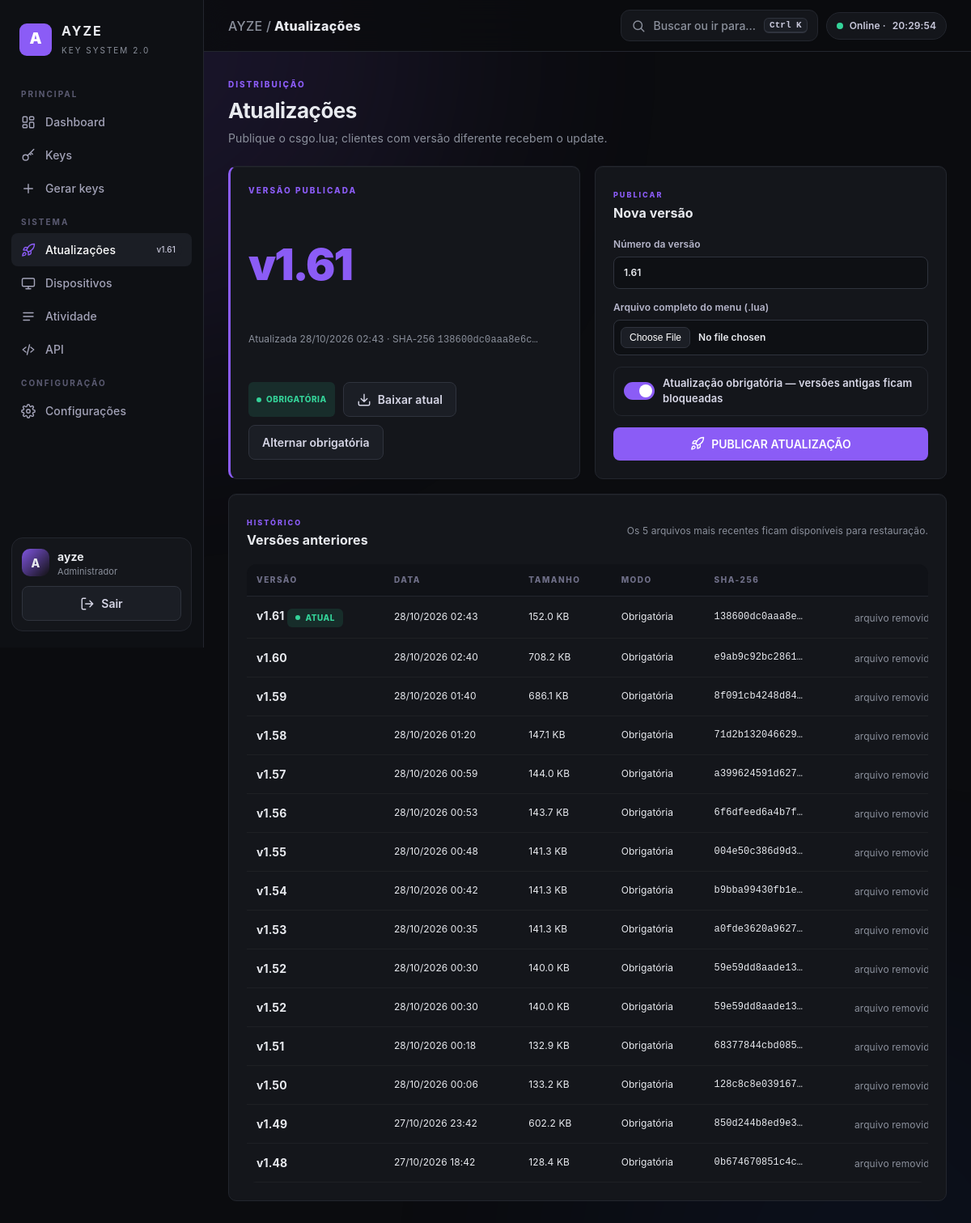
Page /panel/updates (signed in) on the committed database.
### tables this page shows
CREATE TABLE release (
                id INTEGER PRIMARY KEY,
                version VARCHAR(32) NOT NULL,
                filename VARCHAR(255),
                sha256 VARCHAR(128),
                force_update INTEGER NOT NULL DEFAULT 1,
                updated_at VARCHAR(64) NOT NULL
            );

CREATE TABLE release_history (
                id VARCHAR(40) PRIMARY KEY,
                version VARCHAR(32) NOT NULL,
                filename VARCHAR(255),
                sha256 VARCHAR(128),
                size INTEGER,
                force_update INTEGER NOT NULL DEFAULT 1,
                created_at VARCHAR(64) NOT NULL
            );

### app.py (the view)
@app.get("/panel/updates", response_class=HTMLResponse)
def panel_updates(request: Request):
    require_admin(request)
    history = db_fetchall("SELECT * FROM release_history ORDER BY created_at DESC LIMIT 15")
    for h in history:
        h["available"] = bool(h.get("filename") and (RELEASE_DIR / h["filename"]).is_file())
    return render(request, "updates.html", "updates", "Atualizações", history=history)

### templates/updates.html
{% extends "base.html" %}{% from "_icons.html" import icon %}{% block content %}
<div class="page-head"><div><span class="eyebrow">DISTRIBUIÇÃO</span><h1>Atualizações</h1><p class="muted" style="margin:0">Publique o csgo.lua; clientes com versão diferente recebem o update.</p></div></div>
<section class="grid g2">
<article class="card hero" style="flex-direction:column;align-items:flex-start;margin:0"><span class="eyebrow">VERSÃO PUBLICADA</span><div style="font-size:54px;font-weight:900;letter-spacing:-2px" class="shine">v{{ release.version }}</div>
  <div class="small muted">Atualizada {{ release.updated_at|fmt_dt }}{% if release.sha256 %} · SHA-256 <span class="mono">{{ release.sha256[:16] }}…</span>{% endif %}</div>
  <div class="hero-actions"><span class="status {{ 'ativa' if release.force_update else 'expirada' }}">{{ 'OBRIGATÓRIA' if release.force_update else 'OPCIONAL' }}</span>{% if release.filename %}<a class="btn ghost" href="/download/latest">{{ icon('down') }}Baixar atual</a>{% endif %}
  <form method="post" action="/panel/release/force"><button class="ghost" type="submit">Alternar obrigatória</button></form></div></article>
<article class="card"><div class="card-head"><div><span class="badge">PUBLICAR</span><h2>Nova versão</h2></div></div>
  <form method="post" action="/panel/release" enctype="multipart/form-data" class="form-stack">
    <label>Número da versão<input name="version" value="{{ release.version }}" placeholder="1.0.1" required></label>
    <label>Arquivo completo do menu (.lua)<input type="file" name="lua_file" accept=".lua,text/plain" required></label>
    <label class="check"><input type="checkbox" name="force_update" value="1" checked><span class="sw"></span><span class="t">Atualização obrigatória — versões antigas ficam bloqueadas</span></label>
    <button class="primary" type="submit">{{ icon('rocket') }}PUBLICAR ATUALIZAÇÃO</button></form></article>
</section>
<section class="card mt"><div class="card-head"><div><span class="badge">HISTÓRICO</span><h2>Versões anteriores</h2></div><span class="small muted">Os 5 arquivos mais recentes ficam disponíveis para restauração.</span></div>
<div class="table-wrap"><table><thead><tr><th>VERSÃO</th><th>DATA</th><th>TAMANHO</th><th>MODO</th><th>SHA-256</th><th></th></tr></thead><tbody>
{% for h in history %}<tr><td><b>v{{ h.version }}</b>{% if h.filename == release.filename %} <span class="status ativa">ATUAL</span>{% endif %}</td><td class="small">{{ h.created_at|fmt_dt }}</td><td class="small">{{ ((h.size or 0) / 1024)|round(1) }} KB</td><td class="small">{{ 'Obrigatória' if h.force_update else 'Opcional' }}</td><td class="mono small">{{ (h.sha256 or '')[:14] }}…</td>
<td>{% if h.available and h.filename != release.filename %}<form method="post" action="/panel/release/activate" data-confirm="Restaurar a versão {{ h.version }} como publicada?"><input type="hidden" name="hid" value="{{ h.id }}"><button class="mini">{{ icon('undo') }}Restaurar</button></form>{% elif not h.available %}<span class="small muted">arquivo removido</span>{% endif %}</td></tr>
{% else %}<tr><td colspan="6" class="empty">Nenhuma versão publicada por aqui ainda.</td></tr>{% endfor %}</tbody></table></div></section>
{% endblock %}

### templates/base.html (shortened to what this page needs)
{% from "_icons.html" import icon %}
<!doctype html>
<html lang="pt-BR">
<head>
<link rel="stylesheet" href="/static/style.css">
</head>
<body class="{{ 'compact' if s.compact == '1' }} {{ 'no-anim' if s.animations != '1' }}">
<div class="app">
  <aside class="sidebar">
    <div class="brand"><div class="logo">{{ s.panel_name[:1] }}</div><div><b>{{ s.panel_name }}</b><small>KEY SYSTEM {{ app_version }}</small></div></div>
    <nav class="nav">
      <div class="nav-label">PRINCIPAL</div>
      <a href="/panel" class="{{ 'on' if active=='dashboard' }}">{{ icon('dash') }}Dashboard</a>
      <a href="/panel/keys" class="{{ 'on' if active=='keys' }}">{{ icon('key') }}Keys</a>
      <a href="/panel/generate" class="{{ 'on' if active=='generate' }}">{{ icon('plus') }}Gerar keys</a>
      <div class="nav-label">SISTEMA</div>
      <a href="/panel/updates" class="{{ 'on' if active=='updates' }}">{{ icon('rocket') }}Atualizações<span class="count">v{{ release.version }}</span></a>
      <a href="/panel/devices" class="{{ 'on' if active=='devices' }}">{{ icon('pc') }}Dispositivos</a>
      <a href="/panel/activity" class="{{ 'on' if active=='activity' }}">{{ icon('log') }}Atividade</a>
      <a href="/panel/api" class="{{ 'on' if active=='api' }}">{{ icon('api') }}API</a>
      <div class="nav-label">CONFIGURAÇÃO</div>
      <a href="/panel/settings" class="{{ 'on' if active=='settings' }}">{{ icon('gear') }}Configurações</a>
    </nav>
    <div class="side-foot">
      <div class="who"><div class="avatar">{{ admin_name[:1]|upper }}</div><div><b>{{ admin_name }}</b><small>Administrador</small></div></div>
      <form method="post" action="/logout" id="logoutForm"><button class="ghost" style="width:100%">{{ icon('out') }}Sair</button></form>
    </div>
  </aside>
  <div class="main">
    <header class="topbar">
      <div class="crumb"><span>{{ s.panel_name }} /</span> {{ title }}</div>
      <div class="top-right">
        <button class="cmd-btn" type="button" data-cmdk>{{ icon('search') }}<span>Buscar ou ir para…</span><kbd class="kbd">Ctrl K</kbd></button>
        <span class="chip hide-m"><span class="dot"></span>Online · <span id="clock">--:--:--</span></span>
      </div>
    </header>
    <div class="wrap">
      {% block content %}{% endblock %}</div>
  </div>
</div>
</body>
</html>

### rows in the picture
release: version "1.61", updated_at|fmt_dt "28/10/2026 02:43", sha256 "138600dc0aaa8e6c", force_update "OBRIGATÓRIA"
release_history: version "1.61", filename "ATUAL", created_at|fmt_dt "28/10/2026 02:43", ((h.sizeor0)/1024)|round(1) "152.0", force_update "Obrigatória", sha256 "138600dc0aaa8e"
release_history: version "1.60", created_at|fmt_dt "28/10/2026 02:40", ((h.sizeor0)/1024)|round(1) "708.2", force_update "Obrigatória", sha256 "e9ab9c92bc2861"
release_history: version "1.59", created_at|fmt_dt "28/10/2026 01:40", ((h.sizeor0)/1024)|round(1) "686.1", force_update "Obrigatória", sha256 "8f091cb4248d84"
release_history: version "1.58", created_at|fmt_dt "28/10/2026 01:20", ((h.sizeor0)/1024)|round(1) "147.1", force_update "Obrigatória", sha256 "71d2b132046629"
release_history: version "1.57", created_at|fmt_dt "28/10/2026 00:59", ((h.sizeor0)/1024)|round(1) "144.0", force_update "Obrigatória", sha256 "a399624591d627"
release_history: version "1.56", created_at|fmt_dt "28/10/2026 00:53", ((h.sizeor0)/1024)|round(1) "143.7", force_update "Obrigatória", sha256 "6f6dfeed6a4b7f"
release_history: version "1.55", created_at|fmt_dt "28/10/2026 00:48", ((h.sizeor0)/1024)|round(1) "141.3", force_update "Obrigatória", sha256 "004e50c386d9d3"
release_history: version "1.54", created_at|fmt_dt "28/10/2026 00:42", ((h.sizeor0)/1024)|round(1) "141.3", force_update "Obrigatória", sha256 "b9bba99430fb1e"
release_history: version "1.53", created_at|fmt_dt "28/10/2026 00:35", ((h.sizeor0)/1024)|round(1) "141.3", force_update "Obrigatória", sha256 "a0fde3620a9627"
release_history: version "1.52", created_at|fmt_dt "28/10/2026 00:30", ((h.sizeor0)/1024)|round(1) "140.0", force_update "Obrigatória", sha256 "59e59dd8aade13"
release_history: version "1.52", created_at|fmt_dt "28/10/2026 00:30", ((h.sizeor0)/1024)|round(1) "140.0", force_update "Obrigatória", sha256 "59e59dd8aade13"
release_history: version "1.51", created_at|fmt_dt "28/10/2026 00:18", ((h.sizeor0)/1024)|round(1) "132.9", force_update "Obrigatória", sha256 "68377844cbd085"
release_history: version "1.50", created_at|fmt_dt "28/10/2026 00:06", ((h.sizeor0)/1024)|round(1) "133.2", force_update "Obrigatória", sha256 "128c8c8e039167"
release_history: version "1.49", created_at|fmt_dt "27/10/2026 23:42", ((h.sizeor0)/1024)|round(1) "602.2", force_update "Obrigatória", sha256 "850d244b8ed9e3"
release_history: version "1.48", created_at|fmt_dt "27/10/2026 18:42", ((h.sizeor0)/1024)|round(1) "128.4", force_update "Obrigatória", sha256 "0b674670851c4c"

### other values in the picture
{{ s.panel_name[:1] }} "A"
{{ s.panel_name }} "AYZE"
{{ app_version }} "2.0"
{{ admin_name[:1]|upper }} "A"
{{ admin_name }} "ayze"
{{ title }} "Atualizações"
